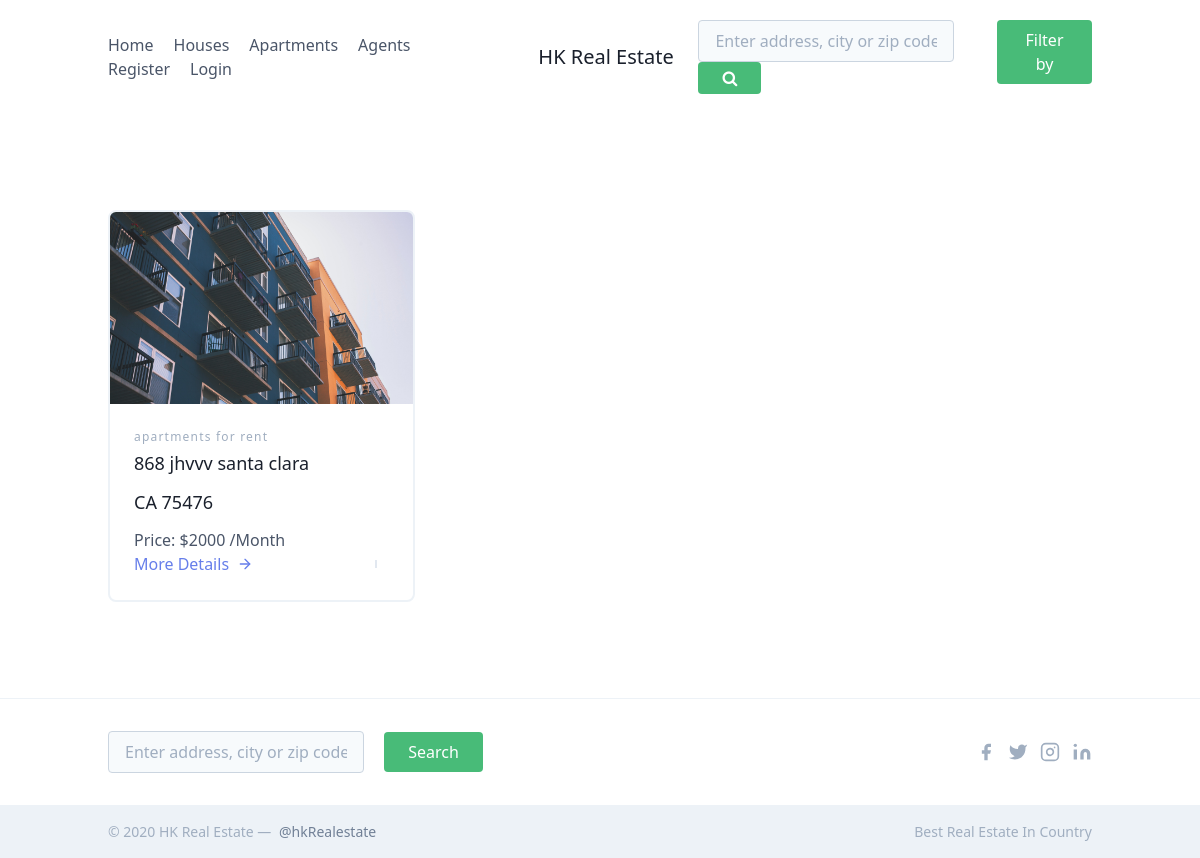
Page /apartments on the committed database.
### properties/models.py (models this page shows)
class properties(models.Model):
    TYPE_CHOICES=(
        ('house',"HOUSE"),
        ('apartments','Apartments')
    )
    STATE_CHOICES= (('AL', 'Alabama'), ('AK', 'Alaska'), ('AZ', 'Arizona'), ('AR', 'Arkansas'), ('CA', 'California'), ('CO', 'Colorado'), ('CT', 'Connecticut'), ('DE', 'Delaware'), ('DC', 'District of Columbia'), ('FL', 'Florida'), ('GA', 'Georgia'), ('HI', 'Hawaii'), ('ID', 'Idaho'), ('IL', 'Illinois'), ('IN', 'Indiana'), ('IA', 'Iowa'), ('KS', 'Kansas'), ('KY', 'Kentucky'), ('LA', 'Louisiana'), ('ME', 'Maine'), ('MD', 'Maryland'), ('MA', 'Massachusetts'), ('MI', 'Michigan'), ('MN', 'Minnesota'), ('MS', 'Mississippi'), ('MO', 'Missouri'), ('MT', 'Montana'), ('NE', 'Nebraska'), ('NV', 'Nevada'), ('NH', 'New Hampshire'), ('NJ', 'New Jersey'), ('NM', 'New Mexico'), ('NY', 'New York'), ('NC', 'North Carolina'), ('ND', 'North Dakota'), ('OH', 'Ohio'), ('OK', 'Oklahoma'), ('OR', 'Oregon'), ('PA', 'Pennsylvania'), ('RI', 'Rhode Island'), ('SC', 'South Carolina'), ('SD', 'South Dakota'), ('TN', 'Tennessee'), ('TX', 'Texas'), ('UT', 'Utah'), ('VT', 'Vermont'), ('VA', 'Virginia'), ('WA', 'Washington'), ('WV', 'West Virginia'), ('WI', 'Wisconsin'), ('WY', 'Wyoming'))
    BED_CHOICES=(
        (1,1),
        (2,2),
        (3,3),
        (4,4),
        (5,5)
    )
    BATH_CHOICES=(
        (1, 1),
        (2, 2),
        (3, 3),
        (4, 4),
        (5, 5)
    )
    PURPOSE_CHOICES=(
        ('rent','Rent'),
        ('sale','Sale')
    )
    agent_name=models.ForeignKey(agent,on_delete=models.CASCADE,related_name='property',default='Tess')
    type=models.CharField(max_length=20,choices=TYPE_CHOICES,default='house')
    purpose=models.CharField(max_length=20 ,choices=PURPOSE_CHOICES,default='rent')
    address=models.CharField(max_length=100)
    city=models.CharField(max_length=20)
    state=models.CharField(max_length=30,choices=STATE_CHOICES,default='AL')
    zipCode=models.CharField(max_length=5)
    bed=models.IntegerField(choices=BED_CHOICES,default=1)
    bath=models.IntegerField(choices=BATH_CHOICES,default=1)
    area=models.IntegerField()
    price=models.IntegerField()
    details=models.CharField(max_length=50)
    images=models.ImageField(upload_to='static/images',blank=True)
    available = models.BooleanField(default=True)
    created = models.DateTimeField(default=timezone.now)
    updated = models.DateTimeField(default=timezone.now)
    def __str__(self):
        return str(self.id)+'  '+self.address

### properties/views.py (the view)
# urls.py: path('apartments',views.apartments,name='apartments'),
def apartments(request):
    properties_list = properties.objects.filter(type='apartments')
    data = {'properties': properties_list}
    print(properties_list)
    if properties_list:
        return render(request, 'apartments.html', data)
    else:
        messages.info(request, 'Sorry there are no more apartments available check these')
        return redirect('index')

### templates/apartments.html (shortened to what this page needs)
{% extends "base.html" %}
{% load static %}
{% block content %}
<section class="text-gray-700 body-font">
  <div class="container px-5 py-24 mx-auto">
    <div class="flex flex-wrap -m-4">
        {% for property in properties %}
        <div class="p-4 md:w-1/3">
        <div class="h-full border-2 border-gray-200 rounded-lg overflow-hidden">
          <img class="lg:h-48 md:h-36 w-full object-cover object-center" src="{% if property.images %}{{ property.images.url }}{% else %}{% static 'images/no_image.png' %}{% endif %}" alt="mypic">
          <div class="p-6">
            <h2 class="tracking-widest text-xs title-font font-medium text-gray-500 mb-1">{{property.type}}  for  {{property.purpose}} </h2>
            <h1 class="title-font text-lg font-medium text-gray-900 mb-3">{{property.address}}   {{property.city}}</h1>
               <h1 class="title-font text-lg font-medium text-gray-900 mb-3">{{property.state}}   {{property.zipCode}}</h1>
              {% if property.purpose == 'rent' %}
              <p class="leading-relaxed mb-3"><h1>Price: ${{property.price}} /Month</h1></p>
              {% else %}
                  <p class="leading-relaxed mb-3"><h1>Price: ${{property.price}} </h1></p>
              {% endif %}
            <div class="flex items-center flex-wrap ">
              <a class="text-indigo-500 inline-flex items-center md:mb-2 lg:mb-0" href="{% url 'detail' property.id %}">More Details
                <svg class="w-4 h-4 ml-2" viewBox="0 0 24 24" stroke="currentColor" stroke-width="2" fill="none" stroke-linecap="round" stroke-linejoin="round">
                  <path d="M5 12h14"></path>
                  <path d="M12 5l7 7-7 7"></path>
                </svg>
              </a>
              <span class="text-gray-600 mr-3 inline-flex items-center lg:ml-auto md:ml-0 ml-auto leading-none text-sm pr-3 py-1 border-r-2 border-gray-300">
              </span>
            </div>
          </div>
        </div>
        </div>
        {% endfor %}
      </div>
  </div>
</section>
{% endblock %}

### rows in the picture
properties: images (picture), type "apartments", purpose "rent", address "868 jhvvv", city "santa clara", state "CA", zipCode "75476", price "2000"
